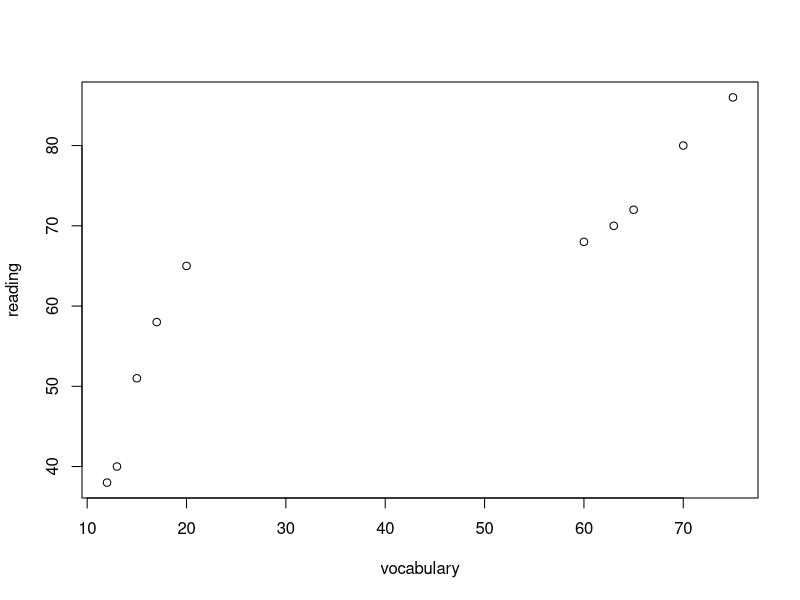

Write the R code that produced this figure.
# Spearman 等級相關係數
# Spearman Rand Order Correlation Coefficient
# Appilied to data from two different population
vocabulary <- c(12,13,15,17,20,60,63,65,70,75)
reading    <- c(38,40,51,58,65,68,70,72,80,86)
plot(vocabulary, reading)
#圖形尚無法理解相關性
cor(vocabulary, reading, method = "spearman")
# 1代表絕對正相關字彙量越多，閱讀能力越強

cor.test(vocabulary, reading, alternative = "two.sided", method = "spearman", exact = FALSE)
# 虛無假設不成立